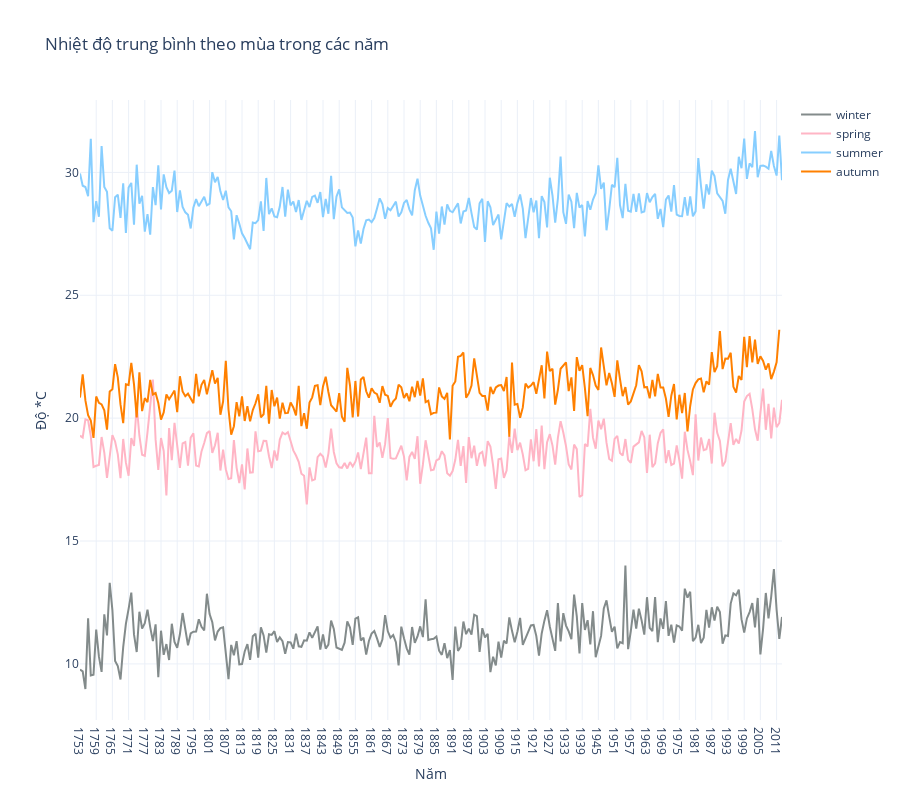

Notebook code cell kept with this figure:
### Code cell
import plotly.graph_objects as go
fig2 = go.Figure()
for template in ["plotly_white"]:
    fig2.add_trace(go.Scatter(x=winter['years'], y=winter['AverageTemperature'],
                    mode='lines',
                    name='winter',
                    marker_color='#838B8B'))
    fig2.add_trace(go.Scatter(x=spring['years'], y=spring['AverageTemperature'],
                    mode='lines',
                    name='spring',
                    marker_color='#FFB5C5'))
    fig2.add_trace(go.Scatter(x=summer['years'], y=summer['AverageTemperature'],
                    mode='lines',
                    name='summer',
                    marker_color='#87CEFF'))
    fig2.add_trace(go.Scatter(x=autumn['years'], y=autumn['AverageTemperature'],
                    mode='lines',
                    name='autumn',
                    marker_color='#FF8000'))
    fig2.update_layout(
    height=800,
    xaxis_title="Năm",
    yaxis_title='Độ *C',
    title_text='Nhiệt độ trung bình theo mùa trong các năm',
    template=template)




fig2.show()

### Figure 1 — Plotly figure (JSON) as saved in the notebook; plotly's stock layout.template omitted (floating-point values rounded to 4 significant figures; data arrays with more than 128 entries replaced by an {"elided": "..."} marker saying what was removed)
{"data": [{"marker": {"color": "#838B8B"}, "mode": "lines", "name": "winter", "type": "scatter", "x": {"elided": "261 str values"}, "y": {"elided": "261 float values"}}, {"marker": {"color": "#FFB5C5"}, "mode": "lines", "name": "spring", "type": "scatter", "x": {"elided": "261 str values"}, "y": {"elided": "261 float values"}}, {"marker": {"color": "#87CEFF"}, "mode": "lines", "name": "summer", "type": "scatter", "x": {"elided": "261 str values"}, "y": {"elided": "261 float values"}}, {"marker": {"color": "#FF8000"}, "mode": "lines", "name": "autumn", "type": "scatter", "x": {"elided": "260 str values"}, "y": {"elided": "260 float values"}}], "layout": {"height": 800, "title": {"text": "Nhiệt độ trung bình theo mùa trong các năm"}, "xaxis": {"title": {"text": "Năm"}}, "yaxis": {"title": {"text": "Độ *C"}}}}
